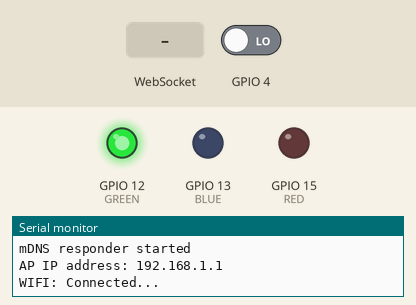
This program was run on a simulated ESP8266 (NodeMCU). Shown: output pins drawn as LEDs (lit = HIGH), the last lines printed to the serial monitor. The inputs (shaded band) are chosen by the test bench; at power-on: GPIO 4 LOW. WiFi joins after 1.5 s; servers stay silent unless stated; storage starts empty.

Above: at 1.7 s.
1.8 s: WebSocket text "diode" received
At 2.8 s:
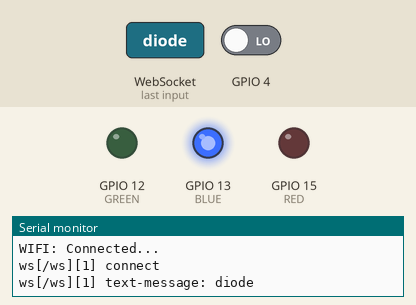
3.3 s: WebSocket text "led:" received
At 3.9 s:
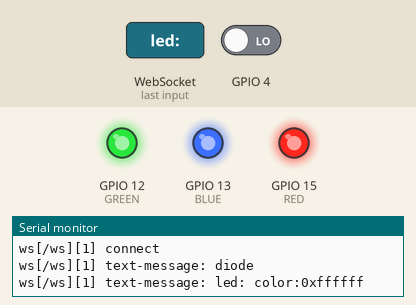
4.8 s: WebSocket text "led:r:" received
At 6.3 s:
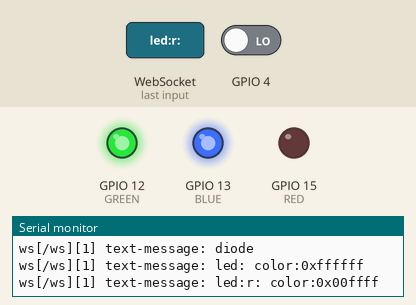
Timing chart, 0 to 7.8 s (numbered marks = the images above; inputs shaded):
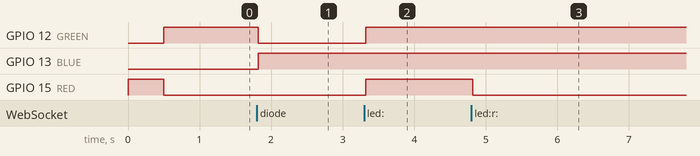

The program:

main.cpp
```cpp
#include <ESP8266WiFi.h>
#include <ESP8266mDNS.h>
#include <ArduinoOTA.h>
#include <Hash.h>
#include <ESPAsyncTCP.h>
#include <ESPAsyncWebServer.h>


extern void startSocketSrv();
extern void wifiConnect();
extern void dnsListen();
extern void socketSend(const char *);


#define RED 15
#define GREEN 12
#define BLUE 13

extern void color(uint32 c) {
    pinMode(RED, OUTPUT);
    pinMode(GREEN, OUTPUT);
    pinMode(BLUE, OUTPUT);

    analogWrite(RED, ((c&0xff0000)>>16)<<2);
    analogWrite(GREEN, ((c&0xff00)>>8)<<2);
    analogWrite(BLUE, ((c&0xff)<<2));

}

void MDNSConnect() {
    if (!MDNS.begin("gleds")) {
        Serial.println("Error setting up MDNS responder!");
    }
    Serial.println("mDNS responder started");
    MDNS.addService("http", "tcp", 80);
}


void setup() {

    color(0xff);
    Serial.begin(115200);
    Serial.println("Starting");
    ArduinoOTA.setHostname("esp-captive-app");
    ArduinoOTA.setPassword((const char *)"set-your-passord");
    ArduinoOTA.begin();
    MDNSConnect();

    color(0xff0000);
    wifiConnect();
    color(0xff00);

    startSocketSrv();

}

unsigned long startPressTime = 0;
boolean isButtonPressed = false;
boolean pressEventSent = false;

unsigned long lastDiodeEvent = 0;

void loop() {
    ArduinoOTA.handle();
    dnsListen();

    int pressed = digitalRead(4);
    unsigned long t = millis();
    if (pressed && !startPressTime) {
        startPressTime = t;
        pressEventSent = false;
    } else if (pressed && startPressTime) {
        if (t-startPressTime>100) {
            if (!pressEventSent) {
                pressEventSent = true;
                socketSend("press");

            }
        }
    } else {
        startPressTime = 0;
    }


}
```

socket.cpp
```cpp
#include <ESP8266WiFi.h>
#include <ESP8266mDNS.h>
#include <ArduinoOTA.h>
#include <Hash.h>
#include <ESPAsyncTCP.h>
#include <ESPAsyncWebServer.h>

AsyncWebServer   server(80);
AsyncWebSocket   ws("/ws");
AsyncEventSource events("/events");

extern void color(uint32 c);

#include <list>
using namespace std;
typedef list<AsyncWebSocketClient *> ClientList;
ClientList clients;

uint32 currentColor = 0xffffff;


extern void socketSend(const char * event) {

    for (ClientList::const_iterator client = clients.begin(); client != clients.end(); ++client) {
        (*client)->printf(event);
    }

}

void onWsEvent(AsyncWebSocket * server, AsyncWebSocketClient * client, AwsEventType type, void * arg, uint8_t *data, size_t len){

    if(type == WS_EVT_CONNECT){

        Serial.printf("ws[%s][%u] connect\n", server->url(), client->id());
        clients.push_back(client);
        client->printf("Hello Client %u :)", client->id());
        client->ping();
        color(0xff);


    } else if(type == WS_EVT_DISCONNECT){

        Serial.printf("ws[%s][%u] disconnect: %u\n", server->url(), client->id());
        clients.remove(client);
        if (clients.size()==0) color(0xff00);

    } else if(type == WS_EVT_ERROR){

        Serial.printf("ws[%s][%u] error(%u): %s\n", server->url(), client->id(), *((uint16_t*)arg), (char*)data);

    } else if(type == WS_EVT_PONG){

        Serial.printf("ws[%s][%u] pong[%u]: %s\n", server->url(), client->id(), len, (len)?(char*)data:"");

    } else if(type == WS_EVT_DATA){

        AwsFrameInfo * info = (AwsFrameInfo*)arg;
        String msg = "";

        if(info->final && info->index == 0 && info->len == len) {

            Serial.printf("ws[%s][%u] %s-message: ", server->url(), client->id(), (info->opcode == WS_TEXT)?"text":"binary");

            if(info->opcode == WS_TEXT){
                for(size_t i=0; i < info->len; i++) {
                    msg += (char) data[i];
                }
                Serial.printf("%s",msg.c_str());

                if (msg.startsWith("diode")) {

                    client->printf("diode:%d", analogRead(0));

                 } else if (msg.startsWith("led:")) {

                    if (msg.startsWith("led:r:")) {

                        uint32 red = msg.substring(6).toInt();
                        currentColor = (currentColor&0x00ffff)|(red<<16);

                    } else if (msg.startsWith("led:g:")) {

                        uint32 green = msg.substring(6).toInt();
                        currentColor = (currentColor&0xff00ff)|(green<<8);

                    } else if (msg.startsWith("led:b:")) {

                        uint32 blue = msg.substring(6).toInt();
                        currentColor = (currentColor&0xffff00)|(blue<<0);
                    }

                    color(currentColor);
                    Serial.printf(" color:0x%06x ",currentColor);

                    char event[20];
                    sprintf(event,"led:%06x",currentColor);
                    socketSend(event);
                    // client->printf("led:%06x", currentColor);

                } else {

                    Serial.printf(" -- Unknown message");

                }

            }
            Serial.printf("\n");

        }

    }
}


String responseHTML = "<script type='text/javascript'>document.location.href = '/';</script>";

extern void startSocketSrv() {

	SPIFFS.begin();
	server.serveStatic("/", SPIFFS, "/").setDefaultFile("index.htm");

    ws.onEvent(onWsEvent);
    server.addHandler(&ws);


    events.onConnect([](AsyncEventSourceClient *client){
        client->send("hello!",NULL,millis(),1000);
    });

    server.addHandler(&events);

    server.on("/heap", HTTP_GET, [](AsyncWebServerRequest *request){
        request->send(200, "text/plain", String(ESP.getFreeHeap()));
    });

    server.onNotFound([](AsyncWebServerRequest *request){
        request->send(200, "text/html", responseHTML);
    });

    server.begin();
}
```

wifi.cpp
```cpp
#include <ESP8266WiFi.h>
#include <DNSServer.h>
#include <ESP8266WebServer.h>
#include "WiFiManager.h"

#include <DNSServer.h>

DNSServer dnsServer;
#define DNS_PORT 53

extern void wifiConnect() {

	if (0) {

		WiFiManager wifiManager;
		wifiManager.autoConnect("esp-remote");

	} else {

	    WiFi.mode(WIFI_AP_STA);
	    IPAddress apIP(192, 168, 1, 1);
	    WiFi.softAPConfig(apIP, apIP, IPAddress(255, 255, 255, 0));
	    WiFi.softAP("esp-remote");

		delay(500);

		Serial.print("\nAP IP address: ");
		Serial.println(WiFi.softAPIP());

		dnsServer.setErrorReplyCode(DNSReplyCode::NoError);
	  	dnsServer.start(DNS_PORT, "*", WiFi.softAPIP());

	}
	Serial.println("WIFI: Connected...");

}


extern void dnsListen() {
	dnsServer.processNextRequest();
}
```

Measured:
- after the input at 1.8 s, GPIO 12 (GREEN): HIGH → LOW at once; GPIO 13 (BLUE): LOW → HIGH at once
- after the input at 3.3 s, GPIO 12 (GREEN), GPIO 15 (RED): LOW → HIGH at once
- after the input at 4.8 s, GPIO 15 (RED): HIGH → LOW at once
